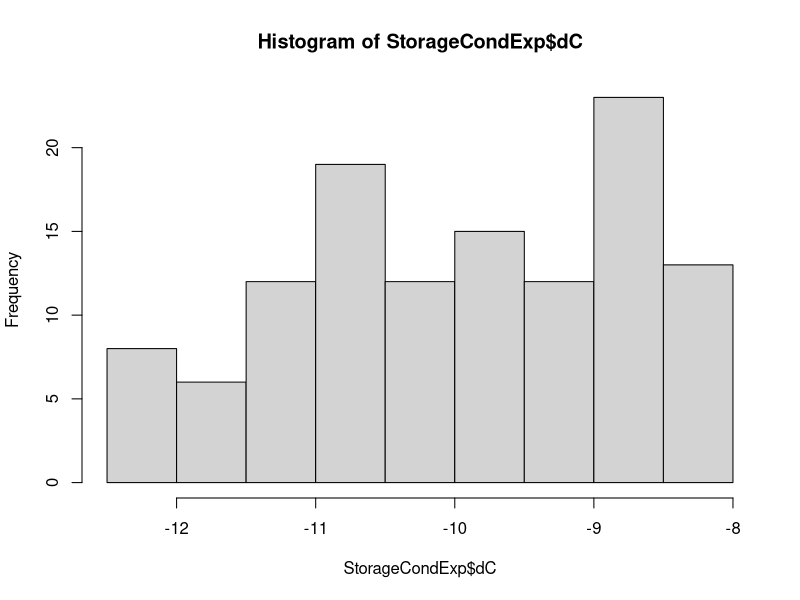
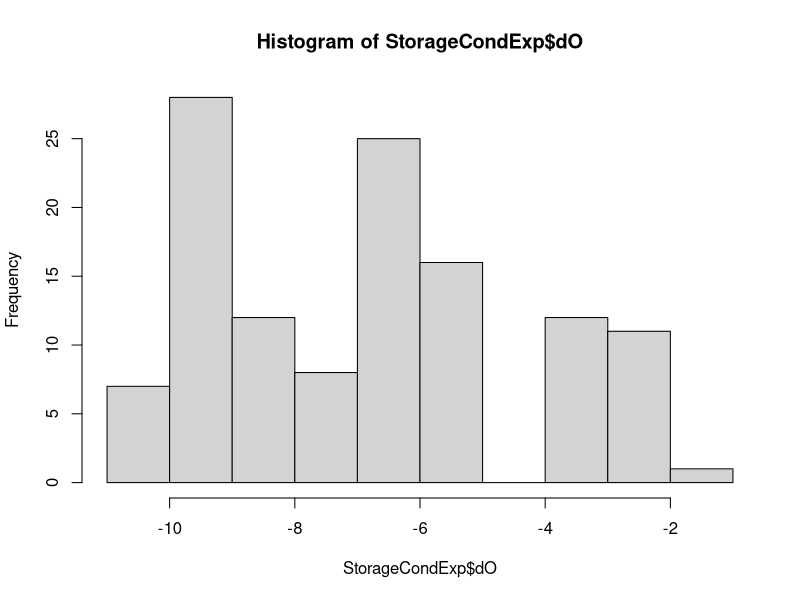
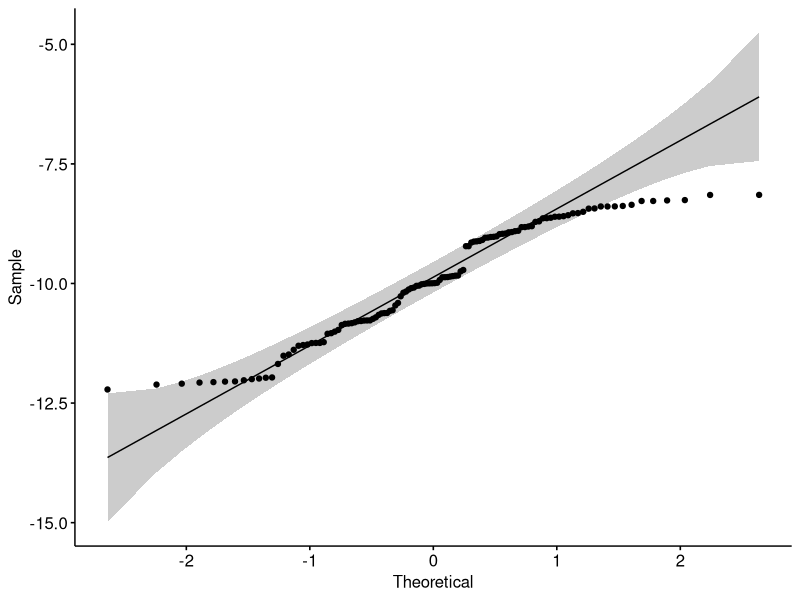
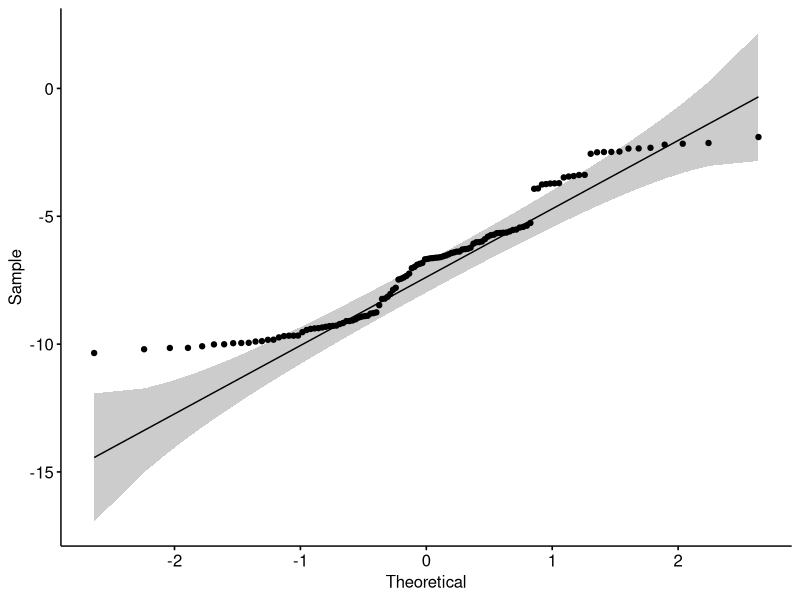
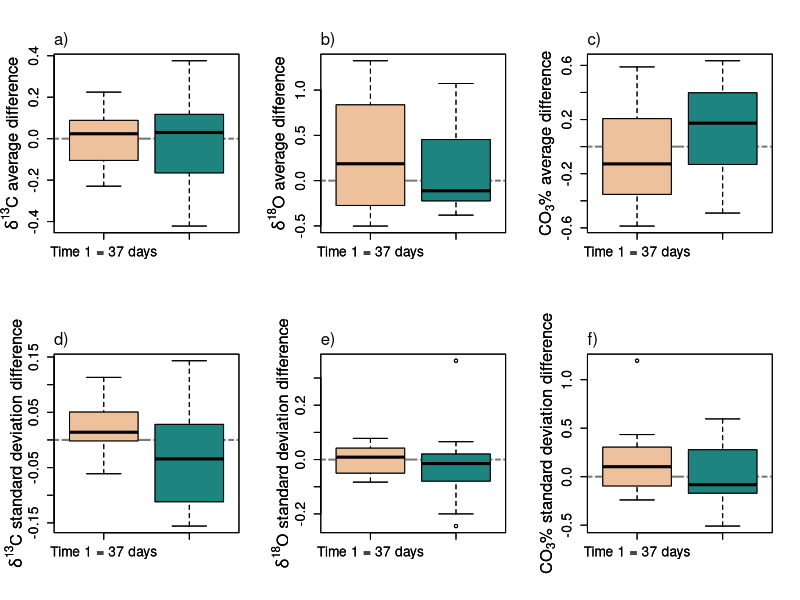

Source code (R) for these figures, in order:
library(readxl)
StorageCondExp <- read_excel("data/StorageCondExp.xlsx")

library(tidyr)
scdata <- separate(StorageCondExp, "Sample ID", sep="-",into=c("SLC20","tooth",
"AB","treat"))

# Are the data normally distributed? 
hist(StorageCondExp$dC)
hist(StorageCondExp$dO)
#oh dear...
shapiro.test(StorageCondExp$dC)
shapiro.test(StorageCondExp$dO)
library(ggpubr)
ggqqplot(StorageCondExp$dC)
ggqqplot(StorageCondExp$dO)


library(dplyr)
cabinetT1 <- filter(scdata,AB=="A",Time=="T1")
cabinetT2 <- filter(scdata,AB=="A",Time=="T2")
desiccatorT1 <- filter(scdata,AB=="B",Time=="T1")
desiccatorT2 <- filter(scdata,AB=="B",Time=="T2")

library(data.table)

dtcabinetT1 <- data.table(cabinetT1)
dtcabinetT2 <- data.table(cabinetT2)
dtdesiccatorT1 <- data.table(desiccatorT1)
dtdesiccatorT2 <- data.table(desiccatorT2)

dtcabinetT1$Sample <- paste(dtcabinetT1$tooth, dtcabinetT1$`AB`, dtcabinetT1$Time)
dtcabinetT2$Sample <- paste(dtcabinetT2$tooth, dtcabinetT2$`AB`, dtcabinetT2$Time)
dtdesiccatorT1$Sample <- paste(dtdesiccatorT1$tooth, dtdesiccatorT1$`AB`, dtdesiccatorT1$Time)
dtdesiccatorT2$Sample <- paste(dtdesiccatorT2$tooth, dtdesiccatorT2$`AB`, dtdesiccatorT2$Time)

dtcabinetT1[,"SLC20":=NULL][,"tooth":=NULL][,"AB":=NULL][,"Time":=NULL][
  ,"avgdc":=mean(dC),by="Sample"][,"avgdo":=mean(dO),by="Sample"][
    ,"avgco3":=mean(CO3),by="Sample"][,"stdevdc":=sd(dC),by="Sample"][
      ,"stdevdo":=sd(dO),by="Sample"][,"stdevco3":=sd(CO3),by="Sample"]

dtcabinetT2[,"SLC20":=NULL][,"tooth":=NULL][,"AB":=NULL][,"Time":=NULL][
  ,"avgdc":=mean(dC),by="Sample"][,"avgdo":=mean(dO),by="Sample"][
    ,"avgco3":=mean(CO3),by="Sample"][,"stdevdc":=sd(dC),by="Sample"][
      ,"stdevdo":=sd(dO),by="Sample"][,"stdevco3":=sd(CO3),by="Sample"]

dtdesiccatorT1[,"SLC20":=NULL][,"tooth":=NULL][,"AB":=NULL][,"Time":=NULL][
  ,"avgdc":=mean(dC),by="Sample"][,"avgdo":=mean(dO),by="Sample"][
    ,"avgco3":=mean(CO3),by="Sample"][,"stdevdc":=sd(dC),by="Sample"][
      ,"stdevdo":=sd(dO),by="Sample"][,"stdevco3":=sd(CO3),by="Sample"]

dtdesiccatorT2[,"SLC20":=NULL][,"tooth":=NULL][,"AB":=NULL][,"Time":=NULL][
  ,"avgdc":=mean(dC),by="Sample"][,"avgdo":=mean(dO),by="Sample"][
    ,"avgco3":=mean(CO3),by="Sample"][,"stdevdc":=sd(dC),by="Sample"][
      ,"stdevdo":=sd(dO),by="Sample"][,"stdevco3":=sd(CO3),by="Sample"]


dtavgdcT1 <- data.table(dtcabinetT1$Sample,dtcabinetT1$avgdc,dtdesiccatorT1$avgdc)
setnames(dtavgdcT1,c("V1","V2","V3"),c("Sample", "cabinet.avg.dc","desiccator.avg.dc"))
dtavgdcT1 <- unique(dtavgdcT1)

dtavgdcT2 <- data.table(dtcabinetT2$Sample,dtcabinetT2$avgdc,dtdesiccatorT2$avgdc)
setnames(dtavgdcT2,c("V1","V2","V3"),c("Sample", "cabinet.avg.dc","desiccator.avg.dc"))
dtavgdcT2 <- unique(dtavgdcT2)

dtavgdoT1 <- data.table(dtcabinetT1$Sample,dtcabinetT1$avgdo,dtdesiccatorT1$avgdo)
setnames(dtavgdoT1,c("V1","V2","V3"),c("Sample", "cabinet.avg.do","desiccator.avg.do"))
dtavgdoT1 <- unique(dtavgdoT1)

dtavgdoT2 <- data.table(dtcabinetT2$Sample,dtcabinetT2$avgdo,dtdesiccatorT2$avgdo)
setnames(dtavgdoT2,c("V1","V2","V3"),c("Sample", "cabinet.avg.do","desiccator.avg.do"))
dtavgdoT2 <- unique(dtavgdoT2)

dtavgco3T1 <- data.table(dtcabinetT1$Sample,dtcabinetT1$avgco3,dtdesiccatorT1$avgco3)
setnames(dtavgco3T1,c("V1","V2","V3"),c("Sample", "cabinet.avg.co3","desiccator.avg.co3"))
dtavgco3T1 <- unique(dtavgco3T1)

dtavgco3T2 <- data.table(dtcabinetT2$Sample,dtcabinetT2$avgco3,dtdesiccatorT2$avgco3)
setnames(dtavgco3T2,c("V1","V2","V3"),c("Sample", "cabinet.avg.co3","desiccator.avg.co3"))
dtavgco3T2 <- unique(dtavgco3T2)

#stdev
dtstdevdcT1 <- data.table(dtcabinetT1$Sample,dtcabinetT1$stdevdc,dtdesiccatorT1$stdevdc)
setnames(dtstdevdcT1,c("V1","V2","V3"),c("Sample", "cabinet.stdev.dc","desiccator.stdev.dc"))
dtstdevdcT1 <- unique(dtstdevdcT1)

dtstdevdcT2 <- data.table(dtcabinetT2$Sample,dtcabinetT2$stdevdc,dtdesiccatorT2$stdevdc)
setnames(dtstdevdcT2,c("V1","V2","V3"),c("Sample", "cabinet.stdev.dc","desiccator.stdev.dc"))
dtstdevdcT2 <- unique(dtstdevdcT2)

dtstdevdoT1 <- data.table(dtcabinetT1$Sample,dtcabinetT1$stdevdo,dtdesiccatorT1$stdevdo)
setnames(dtstdevdoT1,c("V1","V2","V3"),c("Sample", "cabinet.stdev.do","desiccator.stdev.do"))
dtstdevdoT1 <- unique(dtstdevdoT1)

dtstdevdoT2 <- data.table(dtcabinetT2$Sample,dtcabinetT2$stdevdo,dtdesiccatorT2$stdevdo)
setnames(dtstdevdoT2,c("V1","V2","V3"),c("Sample", "cabinet.stdev.do","desiccator.stdev.do"))
dtstdevdoT2 <- unique(dtstdevdoT2)

dtstdevco3T1 <- data.table(dtcabinetT1$Sample,dtcabinetT1$stdevco3,dtdesiccatorT1$stdevco3)
setnames(dtstdevco3T1,c("V1","V2","V3"),c("Sample", "cabinet.stdev.co3","desiccator.stdev.co3"))
dtstdevco3T1 <- unique(dtstdevco3T1)

dtstdevco3T2 <- data.table(dtcabinetT2$Sample,dtcabinetT2$stdevco3,dtdesiccatorT2$stdevco3)
setnames(dtstdevco3T2,c("V1","V2","V3"),c("Sample", "cabinet.stdev.co3","desiccator.stdev.co3"))
dtstdevco3T2 <- unique(dtstdevco3T2)


#avg diff
dtavgdcT1$dcdiff <- dtavgdcT1$desiccator.avg.dc - dtavgdcT1$cabinet.avg.dc
dtavgdcT2$dcdiff <- dtavgdcT2$desiccator.avg.dc - dtavgdcT2$cabinet.avg.dc

dtavgdoT1$dodiff <- dtavgdoT1$desiccator.avg.do - dtavgdoT1$cabinet.avg.do
dtavgdoT2$dodiff <- dtavgdoT2$desiccator.avg.do - dtavgdoT2$cabinet.avg.do

dtavgco3T1$co3diff <- dtavgco3T1$desiccator.avg.co3 - dtavgco3T1$cabinet.avg.co3
dtavgco3T2$co3diff <- dtavgco3T2$desiccator.avg.co3 - dtavgco3T2$cabinet.avg.co3

#stdev diff
dtstdevdcT1$dcdiff <- dtstdevdcT1$desiccator.stdev.dc - dtstdevdcT1$cabinet.stdev.dc
dtstdevdcT2$dcdiff <- dtstdevdcT2$desiccator.stdev.dc - dtstdevdcT2$cabinet.stdev.dc

dtstdevdoT1$dodiff <- dtstdevdoT1$desiccator.stdev.do - dtstdevdoT1$cabinet.stdev.do
dtstdevdoT2$dodiff <- dtstdevdoT2$desiccator.stdev.do - dtstdevdoT2$cabinet.stdev.do

dtstdevco3T1$co3diff <- dtstdevco3T1$desiccator.stdev.co3 - dtstdevco3T1$cabinet.stdev.co3
dtstdevco3T2$co3diff <- dtstdevco3T2$desiccator.stdev.co3 - dtstdevco3T2$cabinet.stdev.co3


library(grDevices)
##average box plots
par(mfrow=c(2,3))
boxplot(dtavgdcT1$dcdiff,dtavgdcT2$dcdiff,
        ylab = "",
        cex.axis = 1.25,
        at = c(1,2),
        names = c("Time 1 = 37 days", "Time 2 = 71 days"),
        col = c("#ecc19c", "#1e847f"))
title(ylab = expression(delta^{13}*'C average difference'), line = 2.25, cex.lab = 1.5)
abline(h=0, lty = 6, lwd = 2, col = "gray48")
boxplot(dtavgdcT1$dcdiff,dtavgdcT2$dcdiff, 
        ylab = "",
        cex.axis = 1.25,
        at = c(1,2),
        names = c("Time 1 = 37 days", "Time 2 = 71 days"),
        col = c("#ecc19c", "#1e847f"),
        add = TRUE)
title(ylab = expression(delta^{13}*'C average difference'), line = 2.25, cex.lab = 1.5)
mtext("a)", side = 3, line = 0.5, las = 1, adj = 0)

boxplot(dtavgdoT1$dodiff,dtavgdoT2$dodiff, 
        ylab = "",
        cex.axis = 1.25,
        at = c(1,2),
        names = c("Time 1 = 37 days", "Time 2 = 71 days"),
        col = c("#ecc19c", "#1e847f"))
title(ylab = expression(delta^{18}*'O average difference'), line = 2.25, cex.lab = 1.5)
abline(h=0, lty = 6, lwd = 2, col = "gray48")
boxplot(dtavgdoT1$dodiff,dtavgdoT2$dodiff, 
        ylab = "",
        cex.axis = 1.25,
        at = c(1,2),
        names = c("Time 1 = 37 days", "Time 2 = 71 days"),
        col = c("#ecc19c", "#1e847f"),
        add = TRUE)
title(ylab = expression(delta^{18}*'O average difference'), line = 2.25, cex.lab = 1.5)
mtext("b)", side = 3, line = 0.5, las = 1, adj = 0)

boxplot(dtavgco3T1$co3diff,dtavgco3T2$co3diff,
        ylab = "",
        cex.axis = 1.25,
        at = c(1,2),
        names = c("Time 1 = 37 days", "Time 2 = 71 days"),
        col = c("#ecc19c", "#1e847f"))
title(ylab = expression('CO'[3]*'% average difference'), line = 2.25, cex.lab = 1.5)
abline(h=0, lty = 6, lwd = 2, col = "gray48")
boxplot(dtavgco3T1$co3diff,dtavgco3T2$co3diff,
        ylab = "",
        cex.axis = 1.25,
        at = c(1,2),
        names = c("Time 1 = 37 days", "Time 2 = 71 days"),
        col = c("#ecc19c", "#1e847f"),
        add = TRUE)
title(ylab = expression('CO'[3]*'% average difference'), line = 2.25, cex.lab = 1.5)
mtext("c)", side = 3, line = 0.5, las = 1, adj = 0)

##stdev box plots
boxplot(dtstdevdcT1$dcdiff,dtstdevdcT2$dcdiff, 
        ylab = "",
        cex.axis = 1.25,
        at = c(1,2),
        names = c("Time 1 = 37 days", "Time 2 = 71 days"),
        col = c("#ecc19c", "#1e847f"))
title(ylab = expression(delta^{13}*'C standard deviation difference'), line = 2.25, cex.lab = 1.5)
abline(h=0, lty = 6, lwd = 2, col = "gray48")
boxplot(dtstdevdcT1$dcdiff,dtstdevdcT2$dcdiff, 
        ylab = "",
        cex.axis = 1.25,
        at = c(1,2),
        names = c("Time 1 = 37 days", "Time 2 = 71 days"),
        col = c("#ecc19c", "#1e847f"),
        add = TRUE)
title(ylab = expression(delta^{13}*'C standard deviation difference'), line = 2.25, cex.lab = 1.5)
mtext("d)", side = 3, line = 0.5, las = 1, adj = 0)

boxplot(dtstdevdoT1$dodiff,dtstdevdoT2$dodiff, 
        ylab = "",
        cex.axis = 1.25,
        at = c(1,2),
        names = c("Time 1 = 37 days", "Time 2 = 71 days"),
        col = c("#ecc19c", "#1e847f"))
title(ylab = expression(delta^{18}*'O standard deviation difference'), line = 2.25, cex.lab = 1.5)
abline(h=0, lty = 6, lwd = 2, col = "gray48")
boxplot(dtstdevdoT1$dodiff,dtstdevdoT2$dodiff, 
        ylab = "",
        cex.axis = 1.25,
        at = c(1,2),
        names = c("Time 1 = 37 days", "Time 2 = 71 days"),
        col = c("#ecc19c", "#1e847f"),
        add = TRUE)
title(ylab = expression(delta^{18}*'O standard deviation difference'), line = 2.25, cex.lab = 1.5)
mtext("e)", side = 3, line = 0.5, las = 1, adj = 0)

boxplot(dtstdevco3T1$co3diff,dtstdevco3T2$co3diff, 
        ylab = "",
        cex.axis = 1.25,
        at = c(1,2),
        names = c("Time 1 = 37 days", "Time 2 = 71 days"),
        col = c("#ecc19c", "#1e847f"))
title(ylab = expression('CO'[3]*'% standard deviation difference'), line = 2.25, cex.lab = 1.5)
abline(h=0, lty = 6, lwd = 2, col = "gray48")
boxplot(dtstdevco3T1$co3diff,dtstdevco3T2$co3diff,
        ylab = "",
        cex.axis = 1.25,
        at = c(1,2),
        names = c("Time 1 = 37 days", "Time 2 = 71 days"),
        col = c("#ecc19c", "#1e847f"),
        add = TRUE)
title(ylab = expression('CO'[3]*'% standard deviation difference'), line = 2.25, cex.lab = 1.5)
mtext("f)", side = 3, line = 0.5, las = 1, adj = 0)

##F-test
dc.ftest <- var.test(dtavgdcT1$dcdiff,dtavgdcT2$dcdiff)
do.ftest <- var.test(dtavgdoT1$dodiff,dtavgdoT2$dodiff)
co3.ftest <- var.test(dtavgco3T1$co3diff,dtavgco3T2$co3diff)


#t-tests
dcT1.avg.ttest <- t.test(dtavgdcT1$cabinet.avg.dc,dtavgdcT1$desiccator.avg.dc,paired=TRUE)
dcT2.avg.ttest <- t.test(dtavgdcT2$cabinet.avg.dc,dtavgdcT2$desiccator.avg.dc,paired=TRUE)
doT1.avg.ttest <- t.test(dtavgdoT1$cabinet.avg.do,dtavgdoT1$desiccator.avg.do,paired=TRUE)
doT2.avg.ttest <- t.test(dtavgdoT2$cabinet.avg.do,dtavgdoT2$desiccator.avg.do,paired=TRUE)
co3T1.avg.ttest <- t.test(dtavgco3T1$cabinet.avg.co3,dtavgco3T1$desiccator.avg.co3,paired=TRUE)
co3T2.avg.ttest <- t.test(dtavgco3T2$cabinet.avg.co3,dtavgco3T2$desiccator.avg.co3,paired=TRUE)


dcT1.stdev.ttest <- t.test(dtstdevdcT1$cabinet.stdev.dc,dtstdevdcT1$desiccator.stdev.dc,paired=TRUE)
dcT2.stdev.ttest <- t.test(dtstdevdcT2$cabinet.stdev.dc,dtstdevdcT2$desiccator.stdev.dc,paired=TRUE)
doT1.stdev.ttest <- t.test(dtstdevdoT1$cabinet.stdev.do,dtstdevdoT1$desiccator.stdev.do,paired=TRUE)
doT2.stdev.ttest <- t.test(dtstdevdoT2$cabinet.stdev.do,dtstdevdoT2$desiccator.stdev.do,paired=TRUE)
co3T1.stdev.ttest <- t.test(dtstdevco3T1$cabinet.stdev.co3,dtstdevco3T1$desiccator.stdev.co3,paired=TRUE)
co3T2.stdev.ttest <- t.test(dtstdevco3T2$cabinet.stdev.co3,dtstdevco3T2$desiccator.stdev.co3,paired=TRUE)


ftest.pvalues <- data.table(a = c("dc","do","co3"),
                            pvalue = c(dc.ftest$p.value,do.ftest$p.value,co3.ftest$p.value),
                            estimate = c(dc.ftest$estimate,do.ftest$estimate,co3.ftest$estimate))

ftest.pvalues[pvalue < 0.05, sig:="significant"][pvalue > 0.1, sig:="not"]
sd(dtavgdcT1$dcdiff)-sd(dtavgdcT2$dcdiff)

ttest.pvalues <- data.table(a = c("dcT1.avg","doT1.avg","co3T1.avg",
                                  "dcT2.avg","doT2.avg","co3T2.avg",
                                  "dcT1.stdev","doT1.stdev","co3T1.stdev",
                                  "dcT2.stdev","doT2.stdev","co3T2.stdev"),
                            pvalue = c(dcT1.avg.ttest$p.value,doT1.avg.ttest$p.value,
                                       co3T1.avg.ttest$p.value,
                                       dcT2.avg.ttest$p.value,doT2.avg.ttest$p.value,
                                       co3T2.avg.ttest$p.value,
                                       dcT1.stdev.ttest$p.value,doT1.stdev.ttest$p.value,
                                       co3T1.stdev.ttest$p.value,
                                       dcT2.stdev.ttest$p.value,doT2.stdev.ttest$p.value,
                                       co3T2.stdev.ttest$p.value),
                            estimate = c(dcT1.avg.ttest$estimate,doT1.avg.ttest$estimate,
                                         co3T1.avg.ttest$estimate,
                                         dcT2.avg.ttest$estimate,doT2.avg.ttest$estimate,
                                         co3T2.avg.ttest$estimate,
                                         dcT1.stdev.ttest$estimate,doT1.stdev.ttest$estimate,
                                         co3T1.stdev.ttest$estimate,
                                         dcT2.stdev.ttest$estimate,doT2.stdev.ttest$estimate,
                                         co3T2.stdev.ttest$estimate))


ttest.pvalues[pvalue < 0.05, sig:="significant"][pvalue > 0.1, sig:="not"]



